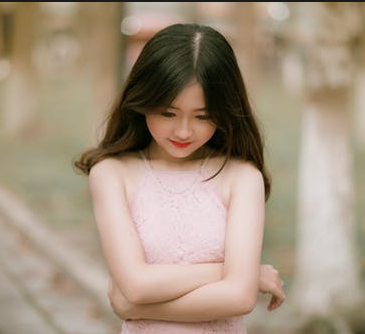
//> input picture opencv/learnOpencv/images/test.png, 365 x 334 px
$ ./043-图像二值寻找算法__TRIANGLE_   (built with g++ and OpenCV 4)
//> lines starting //> are read from the running program, lines starting //| are printed output that depends on the picture; after the words box and inside, x2 and y2 are one past the last pixel; in counts of white or black regions, pixels touching at a corner belong together
#include <iostream>
#include <opencv2/opencv.hpp>

using namespace std;
using namespace cv;

/*
 * 图像二值寻找算法 – TRIANGLE
 */
int main() {
    Mat src = imread("../images/test.png");
//> src is the input picture: 334 rows x 365 cols, CV_8UC3; mean B, G, R 128.5, 147.9, 165.4
    if (src.empty()) {
        cout << "could not load image.." << endl;
    }
    imshow("input", src);

    // 自动阈值寻找与二值化
    Mat gray, binary;
    cvtColor(src, gray, COLOR_BGR2GRAY);
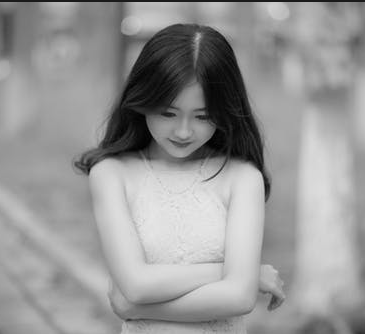
//> gray: 334 rows x 365 cols, CV_8UC1; min 0, max 235, mean 150.9
    double T = threshold(gray, binary, 0, 255, THRESH_BINARY | THRESH_TRIANGLE);
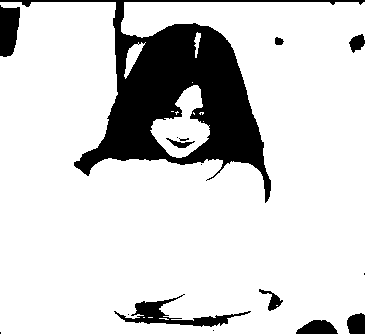
//> binary: 334 rows x 365 cols, CV_8UC1; 83.4% white; 16 black regions (7 under 20 px), largest, box (x1, y1, x2, y2) and area: (0, 0, 365, 203) 16848, (114, 294, 251, 327) 1180, (0, 5, 20, 57) 837
//> T = 115
    cout << "threshold : " << T << endl;
//| threshold : 115
    imshow("binary", binary);

    waitKey(0);
    return 0;
}

$ run again, with opencv/learnOpencv/images/basketball1.png copied over opencv/learnOpencv/images/test.png
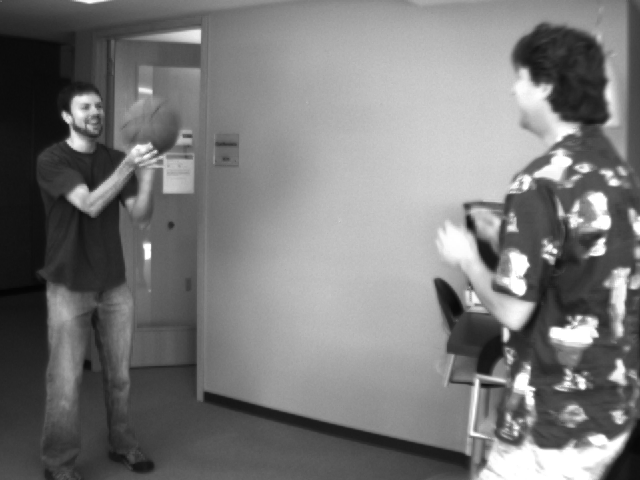
//> input picture opencv/learnOpencv/images/basketball1.png, 640 x 480 px
//> src is the input picture: 480 rows x 640 cols, CV_8UC3; min 4, max 255, mean 120.3
//> `double T = threshold(gray, binary, 0, 255, THRESH_BINARY | THRESH_TRIA..`:
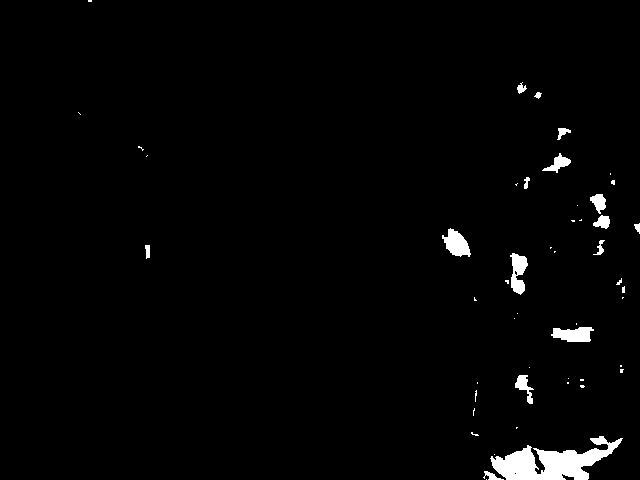
//> binary: 480 rows x 640 cols, CV_8UC1; 1.9% white; 50 white regions (33 under 20 px), largest, box (x1, y1, x2, y2) and area: (490, 436, 623, 480) 2850, (442, 228, 471, 257) 492, (551, 327, 594, 342) 474
//> T = 249
//| threshold : 249
